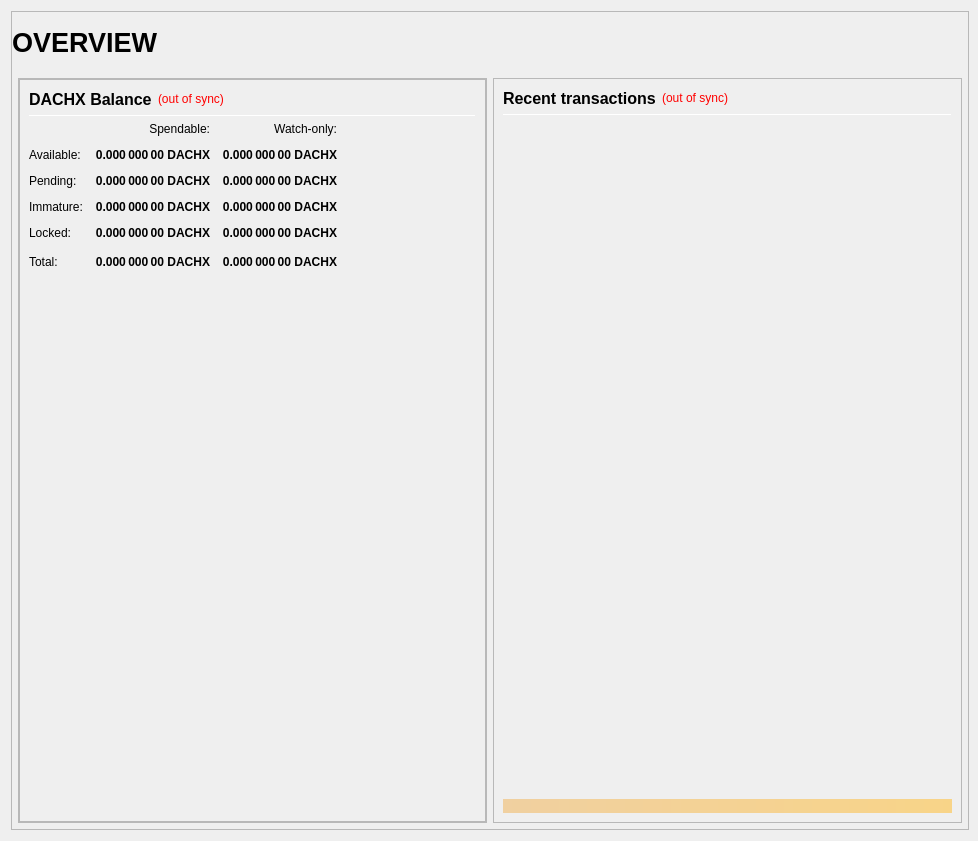
<?xml version="1.0" encoding="UTF-8"?>
<ui version="4.0">
 <class>OverviewPage</class>
 <widget class="QWidget" name="OverviewPage">
  <property name="geometry">
   <rect>
    <x>0</x>
    <y>0</y>
    <width>978</width>
    <height>841</height>
   </rect>
  </property>
  <property name="minimumSize">
   <size>
    <width>960</width>
    <height>682</height>
   </size>
  </property>
  <property name="windowTitle">
   <string>Form</string>
  </property>
  <layout class="QVBoxLayout" name="topLayout" stretch="1">
   <property name="rightMargin">
    <number>9</number>
   </property>
   <item>
    <widget class="QFrame" name="frame_BG">
     <property name="minimumSize">
      <size>
       <width>850</width>
       <height>610</height>
      </size>
     </property>
     <property name="maximumSize">
      <size>
       <width>16777215</width>
       <height>16777215</height>
      </size>
     </property>
     <property name="frameShape">
      <enum>QFrame::StyledPanel</enum>
     </property>
     <property name="frameShadow">
      <enum>QFrame::Raised</enum>
     </property>
     <layout class="QVBoxLayout" name="verticalLayout_3" stretch="1">
      <property name="leftMargin">
       <number>0</number>
      </property>
      <property name="topMargin">
       <number>0</number>
      </property>
      <property name="rightMargin">
       <number>0</number>
      </property>
      <property name="bottomMargin">
       <number>6</number>
      </property>
      <item>
       <layout class="QVBoxLayout" name="verticalLayout_Master" stretch="0,1">
        <property name="leftMargin">
         <number>0</number>
        </property>
        <property name="topMargin">
         <number>0</number>
        </property>
        <property name="rightMargin">
         <number>0</number>
        </property>
        <property name="bottomMargin">
         <number>0</number>
        </property>
        <item>
         <widget class="QFrame" name="frame_Header">
          <layout class="QVBoxLayout" name="verticalLayout_Header" stretch="0">
           <property name="leftMargin">
            <number>0</number>
           </property>
           <property name="topMargin">
            <number>0</number>
           </property>
           <property name="rightMargin">
            <number>0</number>
           </property>
           <property name="bottomMargin">
            <number>0</number>
           </property>
           <item>
            <layout class="QHBoxLayout" name="horizontalLayout_Header" stretch="1,0,0">
             <property name="spacing">
              <number>6</number>
             </property>
             <item>
              <widget class="QLabel" name="labelOverviewHeaderLeft">
               <property name="minimumSize">
                <size>
                 <width>464</width>
                 <height>60</height>
                </size>
               </property>
               <property name="maximumSize">
                <size>
                 <width>16777215</width>
                 <height>60</height>
                </size>
               </property>
               <property name="font">
                <font>
                 <pointsize>20</pointsize>
                 <weight>75</weight>
                 <bold>true</bold>
                </font>
               </property>
               <property name="text">
                <string>OVERVIEW</string>
               </property>
               <property name="alignment">
                <set>Qt::AlignLeading|Qt::AlignLeft|Qt::AlignVCenter</set>
               </property>
              </widget>
             </item>
             <item>
              <spacer name="horizontalSpacer_Header">
               <property name="orientation">
                <enum>Qt::Horizontal</enum>
               </property>
               <property name="sizeHint" stdset="0">
                <size>
                 <width>40</width>
                 <height>20</height>
                </size>
               </property>
              </spacer>
             </item>
             <item>
              <widget class="QLabel" name="labelOverviewHeaderRight">
               <property name="minimumSize">
                <size>
                 <width>464</width>
                 <height>60</height>
                </size>
               </property>
               <property name="maximumSize">
                <size>
                 <width>16777215</width>
                 <height>60</height>
                </size>
               </property>
               <property name="font">
                <font>
                 <pointsize>14</pointsize>
                </font>
               </property>
               <property name="text">
                <string/>
               </property>
               <property name="alignment">
                <set>Qt::AlignRight|Qt::AlignTrailing|Qt::AlignVCenter</set>
               </property>
              </widget>
             </item>
            </layout>
           </item>
          </layout>
         </widget>
        </item>
        <item>
         <widget class="QFrame" name="frame_Content">
          <layout class="QVBoxLayout" name="verticalLayout_Content">
           <property name="leftMargin">
            <number>6</number>
           </property>
           <property name="topMargin">
            <number>0</number>
           </property>
           <property name="rightMargin">
            <number>6</number>
           </property>
           <property name="bottomMargin">
            <number>0</number>
           </property>
           <item>
            <layout class="QHBoxLayout" name="horizontalLayout_Content" stretch="1,1">
             <property name="spacing">
              <number>6</number>
             </property>
             <item>
              <layout class="QVBoxLayout" name="verticalLayout_left" stretch="1">
               <item>
                <widget class="QFrame" name="frameObfuscation">
                 <property name="minimumSize">
                  <size>
                   <width>0</width>
                   <height>0</height>
                  </size>
                 </property>
                 <property name="frameShape">
                  <enum>QFrame::StyledPanel</enum>
                 </property>
                 <property name="frameShadow">
                  <enum>QFrame::Raised</enum>
                 </property>
                 <layout class="QVBoxLayout" name="verticalLayout" stretch="0">
                  <property name="leftMargin">
                   <number>0</number>
                  </property>
                  <property name="topMargin">
                   <number>0</number>
                  </property>
                  <property name="rightMargin">
                   <number>0</number>
                  </property>
                  <property name="bottomMargin">
                   <number>0</number>
                  </property>
                  <item>
                   <widget class="QFrame" name="frame_Balances">
                    <property name="frameShape">
                     <enum>QFrame::StyledPanel</enum>
                    </property>
                    <property name="frameShadow">
                     <enum>QFrame::Raised</enum>
                    </property>
                    <layout class="QVBoxLayout" name="verticalLayout_4">
                     <item>
                      <layout class="QHBoxLayout" name="horizontalLayout_4">
                       <item>
                        <widget class="QLabel" name="label_5">
                         <property name="minimumSize">
                          <size>
                           <width>0</width>
                           <height>20</height>
                          </size>
                         </property>
                         <property name="font">
                          <font>
                           <pointsize>12</pointsize>
                           <weight>75</weight>
                           <bold>true</bold>
                          </font>
                         </property>
                         <property name="text">
                          <string>DACHX Balance</string>
                         </property>
                        </widget>
                       </item>
                       <item>
                        <widget class="QLabel" name="labelWalletStatus">
                         <property name="cursor">
                          <cursorShape>WhatsThisCursor</cursorShape>
                         </property>
                         <property name="toolTip">
                          <string>The displayed information may be out of date. Your wallet automatically synchronizes with the Dach network after a connection is established, but this process has not completed yet.</string>
                         </property>
                         <property name="styleSheet">
                          <string notr="true">QLabel { color: red; }</string>
                         </property>
                         <property name="text">
                          <string notr="true">(out of sync)</string>
                         </property>
                         <property name="alignment">
                          <set>Qt::AlignLeading|Qt::AlignLeft|Qt::AlignVCenter</set>
                         </property>
                        </widget>
                       </item>
                       <item>
                        <spacer name="horizontalSpacer_3">
                         <property name="orientation">
                          <enum>Qt::Horizontal</enum>
                         </property>
                         <property name="sizeHint" stdset="0">
                          <size>
                           <width>40</width>
                           <height>20</height>
                          </size>
                         </property>
                        </spacer>
                       </item>
                      </layout>
                     </item>
                     <item>
                      <widget class="Line" name="line_Balance">
                       <property name="minimumSize">
                        <size>
                         <width>0</width>
                         <height>1</height>
                        </size>
                       </property>
                       <property name="maximumSize">
                        <size>
                         <width>16777215</width>
                         <height>1</height>
                        </size>
                       </property>
                       <property name="orientation">
                        <enum>Qt::Horizontal</enum>
                       </property>
                      </widget>
                     </item>
                     <item>
                      <layout class="QGridLayout" name="gridLayout">
                       <property name="spacing">
                        <number>12</number>
                       </property>
                       <item row="0" column="1">
                        <widget class="QLabel" name="labelSpendable">
                         <property name="text">
                          <string>Spendable:</string>
                         </property>
                         <property name="alignment">
                          <set>Qt::AlignRight|Qt::AlignTrailing|Qt::AlignVCenter</set>
                         </property>
                        </widget>
                       </item>
                       <item row="0" column="2">
                        <widget class="QLabel" name="labelWatchonly">
                         <property name="text">
                          <string>Watch-only:</string>
                         </property>
                         <property name="alignment">
                          <set>Qt::AlignRight|Qt::AlignTrailing|Qt::AlignVCenter</set>
                         </property>
                        </widget>
                       </item>
                       <item row="1" column="0">
                        <widget class="QLabel" name="labelBalanceText">
                         <property name="text">
                          <string>Available:</string>
                         </property>
                        </widget>
                       </item>
                       <item row="1" column="1">
                        <widget class="QLabel" name="labelBalance">
                         <property name="font">
                          <font>
                           <weight>75</weight>
                           <bold>true</bold>
                          </font>
                         </property>
                         <property name="cursor">
                          <cursorShape>IBeamCursor</cursorShape>
                         </property>
                         <property name="toolTip">
                          <string>Your current spendable balance</string>
                         </property>
                         <property name="text">
                          <string notr="true">0.000 000 00 DACHX</string>
                         </property>
                         <property name="alignment">
                          <set>Qt::AlignRight|Qt::AlignTrailing|Qt::AlignVCenter</set>
                         </property>
                         <property name="textInteractionFlags">
                          <set>Qt::LinksAccessibleByMouse|Qt::TextSelectableByKeyboard|Qt::TextSelectableByMouse</set>
                         </property>
                        </widget>
                       </item>
                       <item row="1" column="2">
                        <widget class="QLabel" name="labelWatchAvailable">
                         <property name="font">
                          <font>
                           <weight>75</weight>
                           <bold>true</bold>
                          </font>
                         </property>
                         <property name="cursor">
                          <cursorShape>IBeamCursor</cursorShape>
                         </property>
                         <property name="toolTip">
                          <string>Your current balance in watch-only addresses</string>
                         </property>
                         <property name="text">
                          <string notr="true">0.000 000 00 DACHX</string>
                         </property>
                         <property name="alignment">
                          <set>Qt::AlignRight|Qt::AlignTrailing|Qt::AlignVCenter</set>
                         </property>
                         <property name="textInteractionFlags">
                          <set>Qt::LinksAccessibleByMouse|Qt::TextSelectableByKeyboard|Qt::TextSelectableByMouse</set>
                         </property>
                        </widget>
                       </item>
                       <item row="2" column="0">
                        <widget class="QLabel" name="labelPendingText">
                         <property name="text">
                          <string>Pending:</string>
                         </property>
                        </widget>
                       </item>
                       <item row="2" column="1">
                        <widget class="QLabel" name="labelUnconfirmed">
                         <property name="font">
                          <font>
                           <weight>75</weight>
                           <bold>true</bold>
                          </font>
                         </property>
                         <property name="cursor">
                          <cursorShape>IBeamCursor</cursorShape>
                         </property>
                         <property name="toolTip">
                          <string>Total of transactions that have yet to be confirmed, and do not yet count toward the spendable balance</string>
                         </property>
                         <property name="text">
                          <string notr="true">0.000 000 00 DACHX</string>
                         </property>
                         <property name="alignment">
                          <set>Qt::AlignRight|Qt::AlignTrailing|Qt::AlignVCenter</set>
                         </property>
                         <property name="textInteractionFlags">
                          <set>Qt::LinksAccessibleByMouse|Qt::TextSelectableByKeyboard|Qt::TextSelectableByMouse</set>
                         </property>
                        </widget>
                       </item>
                       <item row="2" column="2">
                        <widget class="QLabel" name="labelWatchPending">
                         <property name="font">
                          <font>
                           <weight>75</weight>
                           <bold>true</bold>
                          </font>
                         </property>
                         <property name="cursor">
                          <cursorShape>IBeamCursor</cursorShape>
                         </property>
                         <property name="toolTip">
                          <string>Unconfirmed transactions to watch-only addresses</string>
                         </property>
                         <property name="text">
                          <string notr="true">0.000 000 00 DACHX</string>
                         </property>
                         <property name="alignment">
                          <set>Qt::AlignRight|Qt::AlignTrailing|Qt::AlignVCenter</set>
                         </property>
                         <property name="textInteractionFlags">
                          <set>Qt::LinksAccessibleByMouse|Qt::TextSelectableByKeyboard|Qt::TextSelectableByMouse</set>
                         </property>
                        </widget>
                       </item>
                       <item row="3" column="0">
                        <widget class="QLabel" name="labelImmatureText">
                         <property name="text">
                          <string>Immature:</string>
                         </property>
                        </widget>
                       </item>
                       <item row="3" column="1">
                        <widget class="QLabel" name="labelImmature">
                         <property name="font">
                          <font>
                           <weight>75</weight>
                           <bold>true</bold>
                          </font>
                         </property>
                         <property name="cursor">
                          <cursorShape>IBeamCursor</cursorShape>
                         </property>
                         <property name="toolTip">
                          <string>Staked or masternode rewards that has not yet matured</string>
                         </property>
                         <property name="text">
                          <string notr="true">0.000 000 00 DACHX</string>
                         </property>
                         <property name="alignment">
                          <set>Qt::AlignRight|Qt::AlignTrailing|Qt::AlignVCenter</set>
                         </property>
                         <property name="textInteractionFlags">
                          <set>Qt::LinksAccessibleByMouse|Qt::TextSelectableByKeyboard|Qt::TextSelectableByMouse</set>
                         </property>
                        </widget>
                       </item>
                       <item row="3" column="2">
                        <widget class="QLabel" name="labelWatchImmature">
                         <property name="font">
                          <font>
                           <weight>75</weight>
                           <bold>true</bold>
                          </font>
                         </property>
                         <property name="cursor">
                          <cursorShape>IBeamCursor</cursorShape>
                         </property>
                         <property name="toolTip">
                          <string>Staked or masternode rewards in watch-only addresses that has not yet matured</string>
                         </property>
                         <property name="text">
                          <string notr="true">0.000 000 00 DACHX</string>
                         </property>
                         <property name="alignment">
                          <set>Qt::AlignRight|Qt::AlignTrailing|Qt::AlignVCenter</set>
                         </property>
                         <property name="textInteractionFlags">
                          <set>Qt::LinksAccessibleByMouse|Qt::TextSelectableByKeyboard|Qt::TextSelectableByMouse</set>
                         </property>
                        </widget>
                       </item>
                       <item row="4" column="0">
                        <widget class="QLabel" name="labelLockedBalanceText">
                         <property name="toolTip">
                          <string>Locked DACHX or Masternode collaterals. These are excluded from zDACHX minting.</string>
                         </property>
                         <property name="text">
                          <string>Locked:</string>
                         </property>
                        </widget>
                       </item>
                       <item row="4" column="1">
                        <widget class="QLabel" name="labelLockedBalance">
                         <property name="font">
                          <font>
                           <weight>75</weight>
                           <bold>true</bold>
                          </font>
                         </property>
                         <property name="cursor">
                          <cursorShape>IBeamCursor</cursorShape>
                         </property>
                         <property name="toolTip">
                          <string>Locked DACHX or Masternode collaterals. These are excluded from zDACHX minting.</string>
                         </property>
                         <property name="text">
                          <string notr="true">0.000 000 00 DACHX</string>
                         </property>
                         <property name="alignment">
                          <set>Qt::AlignRight|Qt::AlignTrailing|Qt::AlignVCenter</set>
                         </property>
                         <property name="textInteractionFlags">
                          <set>Qt::LinksAccessibleByMouse|Qt::TextSelectableByKeyboard|Qt::TextSelectableByMouse</set>
                         </property>
                        </widget>
                       </item>
                       <item row="4" column="2">
                        <widget class="QLabel" name="labelWatchLocked">
                         <property name="font">
                          <font>
                           <weight>75</weight>
                           <bold>true</bold>
                          </font>
                         </property>
                         <property name="cursor">
                          <cursorShape>IBeamCursor</cursorShape>
                         </property>
                         <property name="toolTip">
                          <string>Current locked balance in watch-only addresses</string>
                         </property>
                         <property name="text">
                          <string notr="true">0.000 000 00 DACHX</string>
                         </property>
                         <property name="alignment">
                          <set>Qt::AlignRight|Qt::AlignTrailing|Qt::AlignVCenter</set>
                         </property>
                         <property name="textInteractionFlags">
                          <set>Qt::LinksAccessibleByMouse|Qt::TextSelectableByKeyboard|Qt::TextSelectableByMouse</set>
                         </property>
                        </widget>
                       </item>
                       <item row="5" column="0">
                        <widget class="QLabel" name="labelTotalText">
                         <property name="toolTip">
                          <string>Your current Dach balance, unconfirmed and immature transactions included</string>
                         </property>
                         <property name="text">
                          <string>Total:</string>
                         </property>
                        </widget>
                       </item>
                       <item row="5" column="1">
                        <widget class="QLabel" name="labelTotal">
                         <property name="font">
                          <font>
                           <weight>75</weight>
                           <bold>true</bold>
                          </font>
                         </property>
                         <property name="cursor">
                          <cursorShape>IBeamCursor</cursorShape>
                         </property>
                         <property name="toolTip">
                          <string>Your current Dach balance, unconfirmed and immature transactions included</string>
                         </property>
                         <property name="text">
                          <string notr="true">0.000 000 00 DACHX</string>
                         </property>
                         <property name="alignment">
                          <set>Qt::AlignRight|Qt::AlignTrailing|Qt::AlignVCenter</set>
                         </property>
                         <property name="textInteractionFlags">
                          <set>Qt::LinksAccessibleByMouse|Qt::TextSelectableByKeyboard|Qt::TextSelectableByMouse</set>
                         </property>
                        </widget>
                       </item>
                       <item row="5" column="2">
                        <widget class="QLabel" name="labelWatchTotal">
                         <property name="font">
                          <font>
                           <weight>75</weight>
                           <bold>true</bold>
                          </font>
                         </property>
                         <property name="cursor">
                          <cursorShape>IBeamCursor</cursorShape>
                         </property>
                         <property name="toolTip">
                          <string>Current total balance in watch-only addresses</string>
                         </property>
                         <property name="text">
                          <string notr="true">0.000 000 00 DACHX</string>
                         </property>
                         <property name="alignment">
                          <set>Qt::AlignRight|Qt::AlignTrailing|Qt::AlignVCenter</set>
                         </property>
                         <property name="textInteractionFlags">
                          <set>Qt::LinksAccessibleByMouse|Qt::TextSelectableByKeyboard|Qt::TextSelectableByMouse</set>
                         </property>
                        </widget>
                       </item>
                       <item row="5" column="3">
                        <spacer name="horizontalSpacer_9">
                         <property name="orientation">
                          <enum>Qt::Horizontal</enum>
                         </property>
                         <property name="sizeHint" stdset="0">
                          <size>
                           <width>40</width>
                           <height>20</height>
                          </size>
                         </property>
                        </spacer>
                       </item>
                      </layout>
                     </item>
                     <item>
                      <spacer name="verticalSpacer_3">
                       <property name="orientation">
                        <enum>Qt::Vertical</enum>
                       </property>
                       <property name="sizeType">
                        <enum>QSizePolicy::Expanding</enum>
                       </property>
                       <property name="sizeHint" stdset="0">
                        <size>
                         <width>20</width>
                         <height>40</height>
                        </size>
                       </property>
                      </spacer>
                     </item>
                     <item>
                      <widget class="QLabel" name="bg_logo">
                       <property name="sizePolicy">
                        <sizepolicy hsizetype="Expanding" vsizetype="Fixed">
                         <horstretch>0</horstretch>
                         <verstretch>0</verstretch>
                        </sizepolicy>
                       </property>
                       <property name="minimumSize">
                        <size>
                         <width>300</width>
                         <height>250</height>
                        </size>
                       </property>
                       <property name="maximumSize">
                        <size>
                         <width>1200</width>
                         <height>250</height>
                        </size>
                       </property>
                       <property name="sizeIncrement">
                        <size>
                         <width>0</width>
                         <height>0</height>
                        </size>
                       </property>
                       <property name="baseSize">
                        <size>
                         <width>0</width>
                         <height>0</height>
                        </size>
                       </property>
                       <property name="font">
                        <font>
                         <pointsize>14</pointsize>
                        </font>
                       </property>
                       <property name="text">
                        <string/>
                       </property>
                       <property name="alignment">
                        <set>Qt::AlignRight|Qt::AlignTrailing|Qt::AlignVCenter</set>
                       </property>
                      </widget>
                     </item>
                    </layout>
                   </widget>
                  </item>
                 </layout>
                </widget>
               </item>
              </layout>
             </item>
             <item>
              <layout class="QVBoxLayout" name="verticalLayout_right" stretch="1">
               <item>
                <widget class="QFrame" name="frame_RecentTransactions">
                 <property name="minimumSize">
                  <size>
                   <width>0</width>
                   <height>0</height>
                  </size>
                 </property>
                 <property name="frameShape">
                  <enum>QFrame::StyledPanel</enum>
                 </property>
                 <property name="frameShadow">
                  <enum>QFrame::Raised</enum>
                 </property>
                 <layout class="QVBoxLayout" name="verticalLayout_1" stretch="0,0,0,0,0">
                  <item>
                   <layout class="QHBoxLayout" name="horizontalLayout_2">
                    <item>
                     <widget class="QLabel" name="label_4">
                      <property name="minimumSize">
                       <size>
                        <width>0</width>
                        <height>20</height>
                       </size>
                      </property>
                      <property name="font">
                       <font>
                        <pointsize>12</pointsize>
                        <weight>75</weight>
                        <bold>true</bold>
                       </font>
                      </property>
                      <property name="text">
                       <string>Recent transactions</string>
                      </property>
                     </widget>
                    </item>
                    <item>
                     <widget class="QLabel" name="labelTransactionsStatus">
                      <property name="cursor">
                       <cursorShape>WhatsThisCursor</cursorShape>
                      </property>
                      <property name="toolTip">
                       <string>The displayed information may be out of date. Your wallet automatically synchronizes with the Dach network after a connection is established, but this process has not completed yet.</string>
                      </property>
                      <property name="styleSheet">
                       <string notr="true">QLabel { color: red; }</string>
                      </property>
                      <property name="text">
                       <string notr="true">(out of sync)</string>
                      </property>
                      <property name="alignment">
                       <set>Qt::AlignRight|Qt::AlignTrailing|Qt::AlignVCenter</set>
                      </property>
                     </widget>
                    </item>
                    <item>
                     <spacer name="horizontalSpacer">
                      <property name="orientation">
                       <enum>Qt::Horizontal</enum>
                      </property>
                      <property name="sizeHint" stdset="0">
                       <size>
                        <width>40</width>
                        <height>20</height>
                       </size>
                      </property>
                     </spacer>
                    </item>
                   </layout>
                  </item>
                  <item>
                   <widget class="Line" name="line">
                    <property name="minimumSize">
                     <size>
                      <width>0</width>
                      <height>1</height>
                     </size>
                    </property>
                    <property name="maximumSize">
                     <size>
                      <width>16777215</width>
                      <height>1</height>
                     </size>
                    </property>
                    <property name="orientation">
                     <enum>Qt::Horizontal</enum>
                    </property>
                   </widget>
                  </item>
                  <item>
                   <widget class="QListView" name="listTransactions">
                    <property name="minimumSize">
                     <size>
                      <width>0</width>
                      <height>0</height>
                     </size>
                    </property>
                    <property name="styleSheet">
                     <string notr="true">QListView { background: transparent; }</string>
                    </property>
                    <property name="frameShape">
                     <enum>QFrame::NoFrame</enum>
                    </property>
                    <property name="verticalScrollBarPolicy">
                     <enum>Qt::ScrollBarAlwaysOff</enum>
                    </property>
                    <property name="horizontalScrollBarPolicy">
                     <enum>Qt::ScrollBarAlwaysOff</enum>
                    </property>
                    <property name="selectionMode">
                     <enum>QAbstractItemView::NoSelection</enum>
                    </property>
                   </widget>
                  </item>
                  <item>
                   <spacer name="verticalSpacer_2">
                    <property name="orientation">
                     <enum>Qt::Vertical</enum>
                    </property>
                    <property name="sizeType">
                     <enum>QSizePolicy::Expanding</enum>
                    </property>
                    <property name="sizeHint" stdset="0">
                     <size>
                      <width>20</width>
                      <height>40</height>
                     </size>
                    </property>
                   </spacer>
                  </item>
                  <item>
                   <widget class="QLabel" name="labelAlerts">
                    <property name="maximumSize">
                     <size>
                      <width>16777215</width>
                      <height>16777215</height>
                     </size>
                    </property>
                    <property name="styleSheet">
                     <string notr="true">background-color: qlineargradient(x1: 0, y1: 0, x2: 1, y2: 0, stop:0 #F0D0A0, stop:1 #F8D488); color:#000000;</string>
                    </property>
                    <property name="text">
                     <string/>
                    </property>
                    <property name="wordWrap">
                     <bool>true</bool>
                    </property>
                    <property name="margin">
                     <number>3</number>
                    </property>
                   </widget>
                  </item>
                 </layout>
                </widget>
               </item>
              </layout>
             </item>
            </layout>
           </item>
          </layout>
         </widget>
        </item>
       </layout>
      </item>
     </layout>
    </widget>
   </item>
  </layout>
 </widget>
 <resources/>
 <connections/>
</ui>
